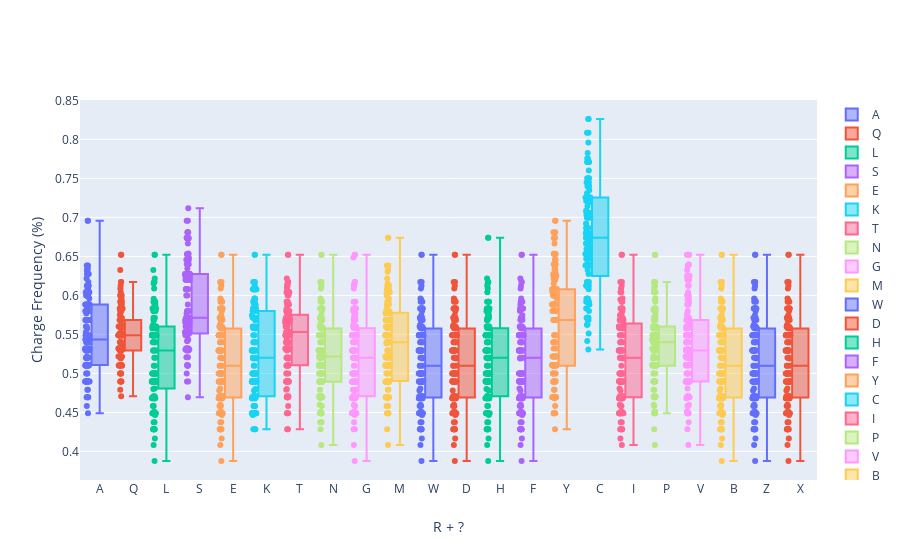
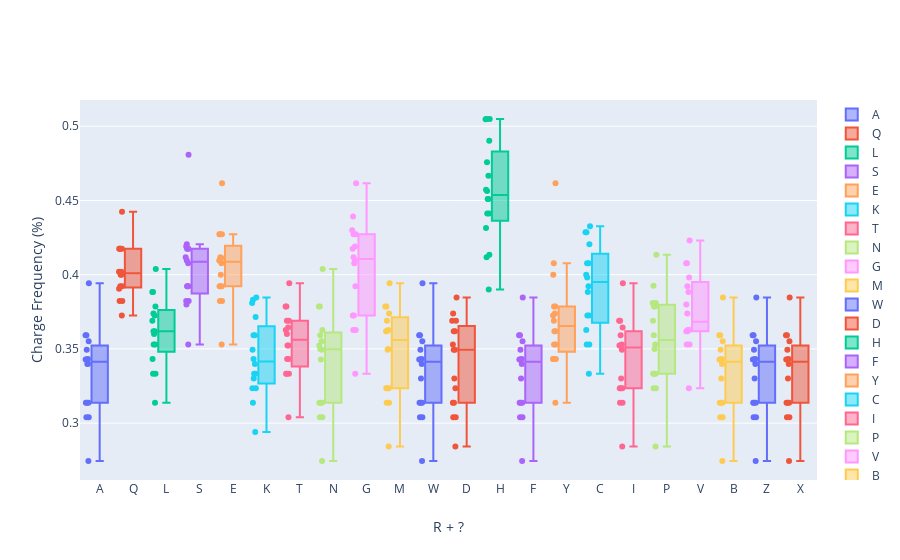
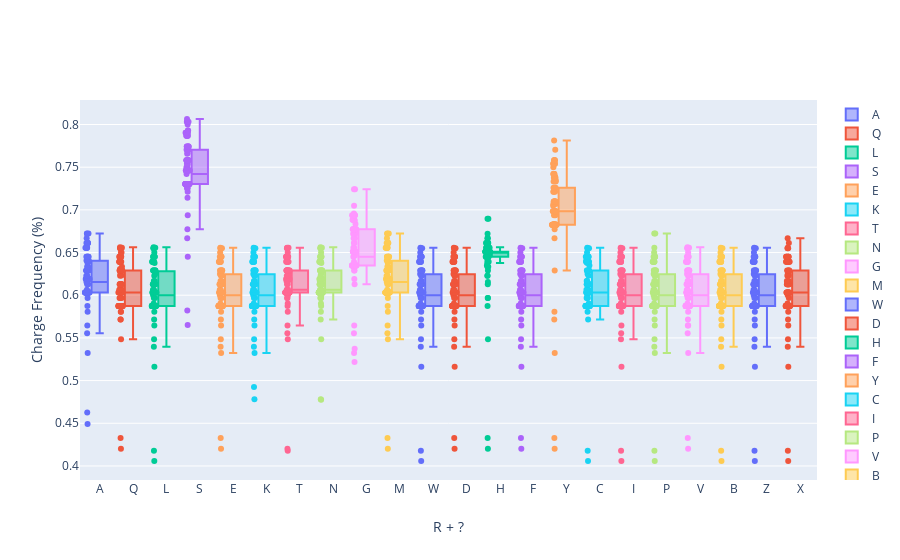

The notebook cell saved with these charts, in order:
### Code cell
#
#   Variance Analysis (Eutherian P1 DNA Binding Region)
#
#   Note: Plotly uses 1.5 IQR to determine lower (https://help.plot.ly/what-is-a-box-plot/)

for alignment in alignments:
    aa_ranges = list()

    for aa in AMINOACIDS:
        new_freq = [analysis.frequency(pro, ['R', aa]) for pro in alignment.protein_list]
        aa_ranges.append(new_freq)
        print(aa, max(new_freq) - min(new_freq), np.percentile(new_freq, [0, 25, 50, 75, 100]))

    low = aa_ranges[0]
    for x in range(1, len(aa_ranges)):
        if max(aa_ranges[x]) - min(aa_ranges[x]) < max(low) - min(low):
            low = aa_ranges[x]

    print(aa_ranges.index(low), np.percentile(low, [0, 25, 50, 75, 100]), '\n',
          np.percentile(aa_ranges[4], [0, 25, 50, 75, 100]))

    data = [go.Box(y=val, name=AMINOACIDS[i], boxpoints='all') for i, val in enumerate(aa_ranges)]
    charge_freq_layout = go.Layout(xaxis=dict(title='R + ?'),
                                   yaxis=dict(title='Charge Frequency (%)'))
    fig = go.Figure(data=data, layout=charge_freq_layout)
    fig.show()
